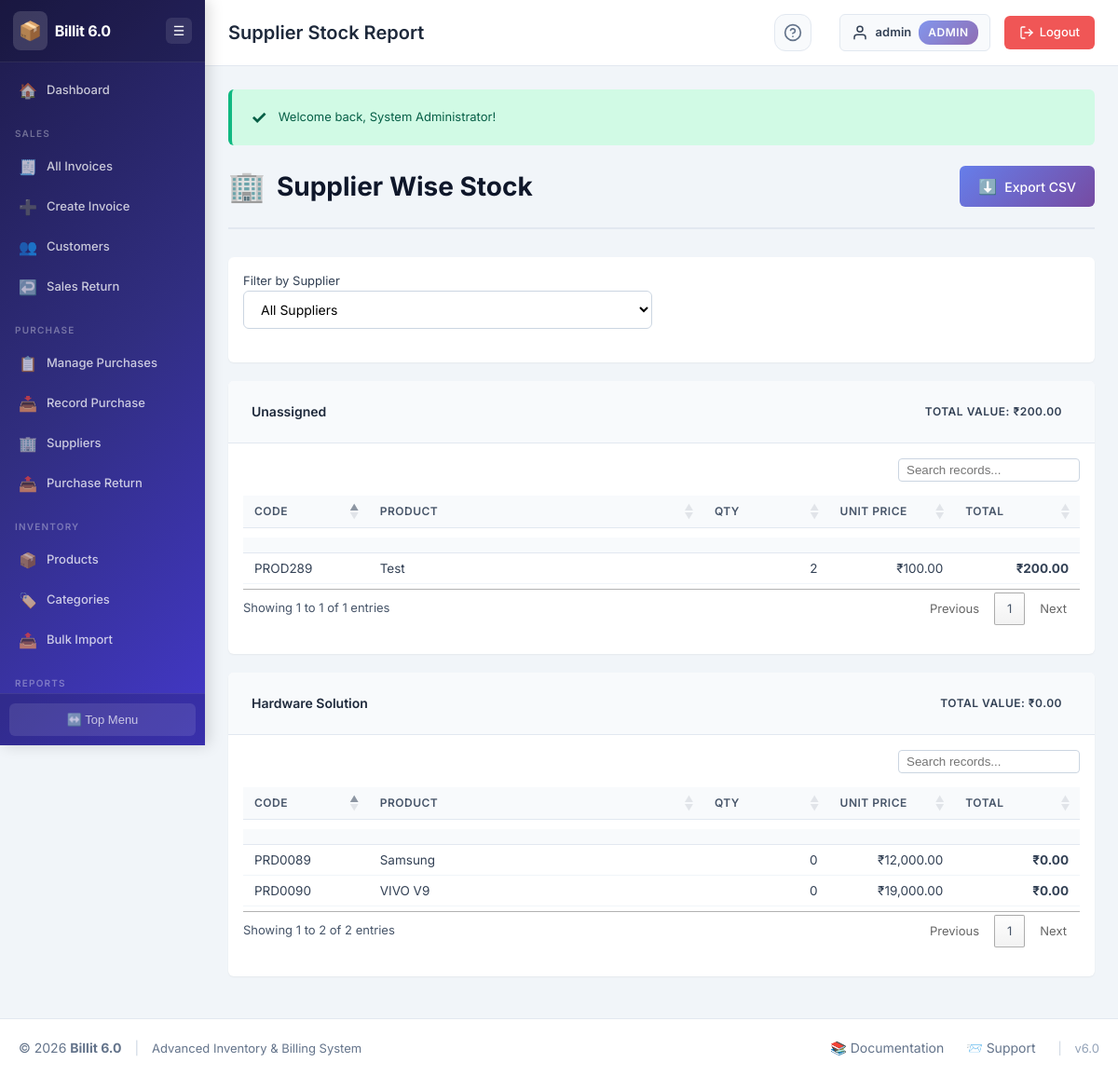
Page /reports/supplier_stock.php (signed in) on the committed database.
### tables this page shows
CREATE TABLE `products` (
  `product_id` int(11) NOT NULL,
  `product_code` varchar(50) NOT NULL,
  `product_name` varchar(200) NOT NULL,
  `hsn_code` varchar(20) DEFAULT NULL,
  `description` text DEFAULT NULL,
  `category_id` int(11) NOT NULL,
  `supplier_id` int(11) DEFAULT NULL,
  `unit_price` decimal(10,2) NOT NULL DEFAULT 0.00,
  `gst_rate` decimal(5,2) NOT NULL DEFAULT 18.00,
  `quantity_in_stock` int(11) NOT NULL DEFAULT 0,
  `reorder_level` int(11) NOT NULL DEFAULT 10,
  `unit_of_measure` varchar(20) DEFAULT 'pcs',
  `tracking_type` enum('none','batch','serial') NOT NULL DEFAULT 'none',
  `status` enum('active','inactive','discontinued') NOT NULL DEFAULT 'active',
  `created_at` timestamp NOT NULL DEFAULT current_timestamp(),
  `updated_at` timestamp NOT NULL DEFAULT current_timestamp() ON UPDATE current_timestamp()
);

### reports/supplier_stock.php (the view, shortened to what this page needs)
<?php
require_once '../config/config.php';
require_once '../includes/functions.php';
require_once '../includes/header.php';
$supplier_id = isset($_GET['supplier_id']) ? $_GET['supplier_id'] : '';
$query = "SELECT p.*, s.supplier_name
          FROM products p
          LEFT JOIN suppliers s ON p.supplier_id = s.supplier_id
          WHERE p.status != 'discontinued'";
$query .= " ORDER BY s.supplier_name, p.product_name";
$products = db_fetch_all($connection, $query);
$grouped = [];
foreach ($products as $p) {
    $sup = $p['supplier_name'] ?: 'Unassigned';
    $grouped[$sup][] = $p;
}
?>
<div class="page-header">
    <div>
        <h2 class="page-title">
            <span class="page-icon">🏢</span>
            Supplier Wise Stock
        </h2>
    </div>
    <div class="page-actions">
        <a href="?export=csv&supplier_id=<?php echo $supplier_id; ?>" class="btn btn-primary">
            <span class="btn-icon">⬇️</span> Export CSV
        </a>
    </div>
</div>
<div class="card mb-20">
    <div class="card-body">
        <form method="GET" class="form-row align-items-end">
            <div class="form-group col-md-6">
                <label>Filter by Supplier</label>
                <select name="supplier_id" class="form-control" onchange="this.form.submit()">
                    <option value="">All Suppliers</option>
                </select>
            </div>
            <div class="form-group col-md-6">
            </div>
        </form>
    </div>
</div>
<?php foreach ($grouped as $supplier => $items):
    $total_val = 0;
    foreach ($items as $i) $total_val += ($i['quantity_in_stock'] * $i['unit_price']);
?>
<div class="card mb-20 pt-0">
    <div class="card-header" style="background: var(--gray-50);">
        <div style="display: flex; justify-content: space-between; align-items: center; width: 100%;">
            <h3 class="card-title"><?php echo escape_html($supplier); ?></h3>
            <span class="badge badge-gray">Total Value: ₹<?php echo number_format($total_val, 2); ?></span>
        </div>
    </div>
    <div class="card-body p-0">
        <div class="table-responsive">
            <table class="data-table mb-0">
                <thead>
                    <tr>
                        <th width="15%">Code</th>
                        <th width="40%">Product</th>
                        <th width="15%" class="text-right">Qty</th>
                        <th width="15%" class="text-right">Unit Price</th>
                        <th width="15%" class="text-right">Total</th>
                    </tr>
                </thead>
                <tbody>
                    <?php foreach ($items as $p): ?>
                    <tr>
                        <td><?php echo escape_html($p['product_code']); ?></td>
                        <td><?php echo escape_html($p['product_name']); ?></td>
                        <td class="text-right"><?php echo $p['quantity_in_stock']; ?></td>
                        <td class="text-right">₹<?php echo number_format($p['unit_price'], 2); ?></td>
                        <td class="text-right"><strong>₹<?php echo number_format($p['quantity_in_stock'] * $p['unit_price'], 2); ?></strong></td>
                    </tr>
                    <?php endforeach; ?>
                </tbody>
            </table>
        </div>
    </div>
</div>
<?php endforeach; ?>
<?php require_once '../includes/footer.php'; ?>

### assets/css/style.css (style rules this page uses)
* { margin: 0; padding: 0; box-sizing: border-box; }
:root { --primary-color: #4f46e5; --primary-dark: #4338ca; --primary-light: #6366f1; --secondary-color: #64748b; --success-color: #10b981; --warning-color: #f59e0b; --danger-color: #ef4444; --info-color: #06b6d4; --gray-50: #f8fafc; --gray-100: #f1f5f9; --gray-200: #e2e8f0; --gray-300: #cbd5e1; --gray-400: #94a3b8; --gray-500: #64748b; --gray-600: #475569; --gray-700: #334155; --gray-800: #1e293b; --gray-900: #0f172a; --header-height: 56px; --footer-height: 48px; --sidebar-width: 220px; --sidebar-collapsed-width: 60px; --border-radius: 6px; --box-shadow: 0 1px 2px 0 rgba(0, 0, 0, 0.05); --box-shadow-lg: 0 4px 6px -1px rgba(0, 0, 0, 0.1), 0 2px 4px -1px rgba(0, 0, 0, 0.06); --font-family: 'Inter', -apple-system, BlinkMacSystemFont, 'Segoe UI', Roboto, sans-serif; }
body { font-family: var(--font-family); font-size: 13px; line-height: 1.5; color: var(--gray-700); background-color: #f1f5f9; min-height: 100vh; display: flex; flex-direction: column; }
.page-header { display: flex; justify-content: space-between; align-items: center; margin-bottom: 30px; padding-bottom: 20px; border-bottom: 2px solid var(--gray-200); }
.page-title { font-size: 28px; font-weight: 700; color: var(--gray-900); display: flex; align-items: center; gap: 12px; }
.page-icon { font-size: 32px; }
.page-actions { display: flex; gap: 10px; }
.card { background: white; border-radius: var(--border-radius); box-shadow: var(--box-shadow); margin-bottom: 25px; overflow: hidden; }
.card-header { padding: 20px 25px; background: var(--gray-50); border-bottom: 1px solid var(--gray-200); display: flex; justify-content: space-between; align-items: center; }
.card-title { font-size: 14px; font-weight: 600; color: var(--gray-800); }
.card-body { padding: 16px; }
.form-row { display: grid; grid-template-columns: repeat(auto-fit, minmax(200px, 1fr)); gap: 20px; margin-bottom: 0; }
.form-group { margin-bottom: 20px; }
.form-group.col-md-6 { grid-column: span 1; }
@media (min-width: 768px) { .form-row { grid-template-columns: repeat(12, 1fr); } }
@media (min-width: 768px) { .form-group.col-md-6 { grid-column: span 6; } }
.form-control { width: 100%; padding: 10px 14px; border: 1px solid var(--gray-300); border-radius: 6px; font-size: 14px; font-family: var(--font-family); transition: all 0.2s ease; background: white; }
.form-control::placeholder { color: var(--gray-400); }
select.form-control { cursor: pointer; }
.btn { display: inline-flex; align-items: center; gap: 8px; padding: 10px 20px; border: none; border-radius: 6px; font-size: 14px; font-weight: 500; font-family: var(--font-family); cursor: pointer; text-decoration: none; transition: all 0.3s ease; white-space: nowrap; }
.btn-icon { font-size: 16px; }
.btn-primary { background: linear-gradient(135deg, #667eea 0%, #764ba2 100%); color: white; }
.table-responsive { overflow-x: auto; }
.data-table { width: 100%; border-collapse: collapse; font-size: 14px; }
.data-table thead { background: var(--gray-100); }
.data-table th { padding: 12px 15px; text-align: left; font-weight: 600; color: var(--gray-700); border-bottom: 2px solid var(--gray-300); white-space: nowrap; }
.data-table td { padding: 12px 15px; border-bottom: 1px solid var(--gray-200); }
.data-table tbody tr { transition: background 0.2s ease; }
.badge { display: inline-block; padding: 4px 10px; border-radius: 12px; font-size: 12px; font-weight: 600; text-transform: uppercase; letter-spacing: 0.5px; }
.mb-20 { margin-bottom: 20px; }
.text-right { text-align: right; }

### includes/header.php (style rules this page uses)
table.dataTable { width: 100% !important; margin-top: 5px !important; margin-bottom: 5px !important; border-collapse: collapse !important; }
table.dataTable thead th { background-color: #f8fafc; border-bottom: 1px solid #e2e8f0 !important; font-size: 12px; font-weight: 600; text-transform: uppercase; letter-spacing: 0.5px; color: #475569; padding: 8px 12px !important; vertical-align: middle; }
table.dataTable tbody td { padding: 6px 12px !important; font-size: 13.5px; border-bottom: 1px solid #f1f5f9; color: #334155; vertical-align: middle; }

### rows in the picture
products: product_code "PROD289", product_name "Test", quantity_in_stock "2", unit_price "100.00", $p['quantity_in_stock'] * $p['unit_price'] "200.00"
products: product_code "PRD0089", product_name "Samsung", quantity_in_stock "0", unit_price "12,000.00", $p['quantity_in_stock'] * $p['unit_price'] "0.00"
products: product_code "PRD0090", product_name "VIVO V9", quantity_in_stock "0", unit_price "19,000.00", $p['quantity_in_stock'] * $p['unit_price'] "0.00"

### other values in the picture
APP_NAME "Billit 6.0"
$page_title "Supplier Stock Report"
escape_html($current_user) "admin"
$current_role "ADMIN"
$message "Welcome back, System Administrator!"
escape_html($supplier) "Unassigned"
$total_val "200.00"
escape_html($supplier) "Hardware Solution"
$total_val "0.00"
APP_VERSION "6.0"
